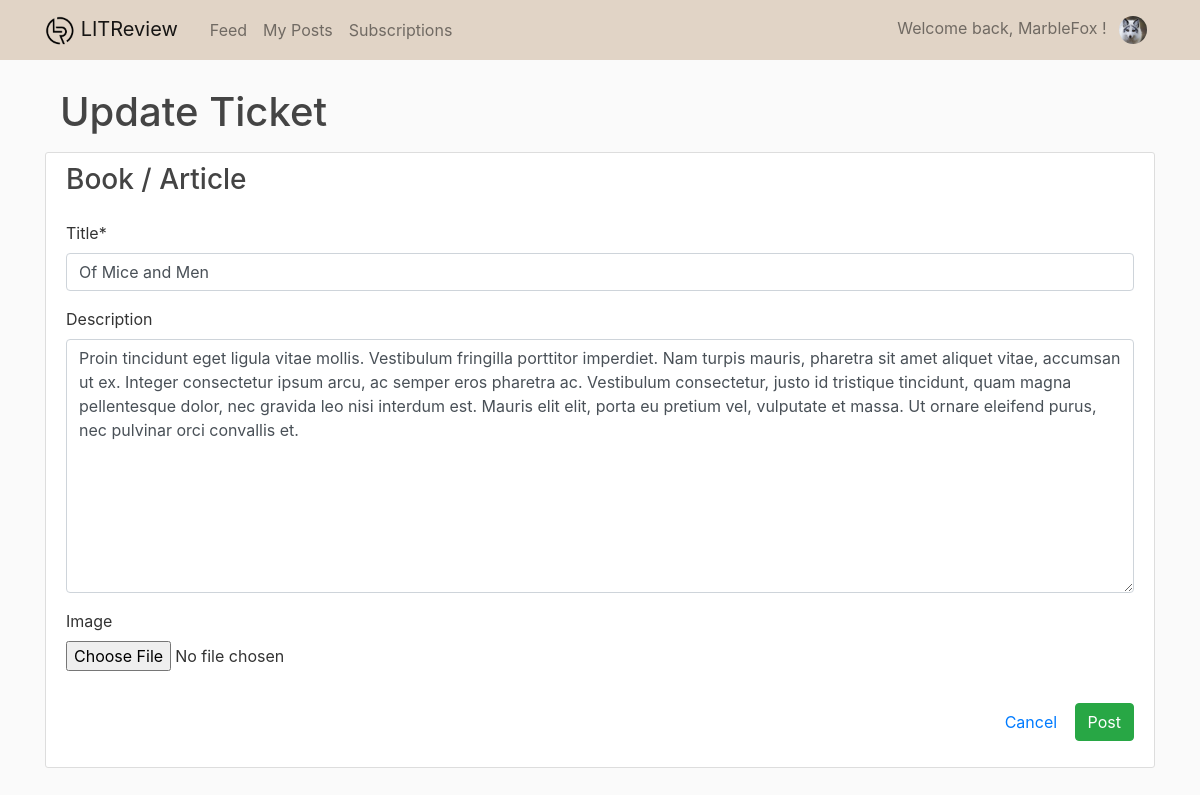
Page /ticket/19/update/ (signed in) on the committed database.
### users/models.py (models this page shows, shortened)
class Profile(models.Model):
    user = models.OneToOneField(User, on_delete=models.CASCADE)
    image = models.ImageField(default='default.jpg', upload_to='profile_pics')

### reviews/models.py (models this page shows, shortened)
class Ticket(models.Model):
    title = models.CharField(max_length=128)
    description = models.TextField(max_length=2048, blank=True)
    user = models.ForeignKey(
        to=settings.AUTH_USER_MODEL, on_delete=models.CASCADE)
    time_created = models.DateTimeField(default=timezone.now)
    image = models.ImageField(blank=True, null=True, upload_to='reviews_img')
    if image is True:
        def save(self, *args, **kwargs):
            super().save()
            img = ImageOps.contain(
                Image.open(self.image.path),
                (200, 200),
                method=3
            )
            img.save(self.image.path)

### reviews/views.py (the view)
# urls.py: path('ticket/<int:pk>/update/', views.ticket_update, name='ticket-update'),
@login_required
def ticket_update(request, pk):
    ticket = get_object_or_404(Ticket, id=pk)
    if ticket.user != request.user:
        raise PermissionDenied()
    if request.method == 'POST':
        form = NewTicketForm(request.POST, request.FILES, instance=ticket)
        if form.is_valid():
            form.save()
            messages.success(request, 'Your ticket has been updated!')
            return redirect('reviews-feed')
    else:
        form = NewTicketForm(instance=ticket)
    context = {
        'form': form,
        'title': 'Update Ticket'
    }
    return render(request, 'reviews/ticket_form.html', context)

### reviews/forms.py
class NewTicketForm(forms.ModelForm):
    title = forms.CharField(
        label="Title",
        max_length=128,
        widget=forms.TextInput()
    )
    description = forms.CharField(
        label="Description",
        max_length=2048,
        widget=forms.Textarea(),
        required=False
    )
    image = forms.ImageField(
        label="Image",
        required=False
    )
    class Meta:
        model = Ticket
        fields = ['title', 'description', 'image']

### reviews/templates/reviews/ticket_form.html (shortened to what this page needs)
{% extends "reviews/_base.html" %}
{% load crispy_forms_tags %}
{% block content %}
<div class="container">
  <div class="row mb-2">
    <h1 class="col-8 py-2 mb-0">{{ title }}</h1>
  </div>
</div>
<div class="content-section">
  <form method="POST" enctype='multipart/form-data'>
    <fieldset class="form-group">
      <h3 class="mb-4">Book / Article</h3>
      {{ form|crispy }}
      <div class="float-right mt-3">
        <a class="btn btn-link" href="{% url 'reviews-feed' %}">Cancel</a>
        <button class="btn btn-success" type="submit">Post</button>
      </div>
    </fieldset>
  </form>
</div>
{% endblock content %}

### reviews/templates/reviews/_base.html (shortened to what this page needs)
<!DOCTYPE html>
{% load static %}
<html lang="en">
<head>
  <link rel="stylesheet" href="https://cdn.jsdelivr.net/npm/bootstrap@4.6.1/dist/css/bootstrap.min.css"
>
  <link rel="stylesheet" href="https://cdn.jsdelivr.net/npm/bootstrap-icons@1.7.2/font/bootstrap-icons.css">
  <link rel="stylesheet" type="text/css" href="{% static 'reviews/css/main.css' %}">
</head>
<body>
  <header class="site-header">
    <nav class="navbar navbar-expand-md navbar-light bg-navbar fixed-top">
      <div class="container">
        <a class="navbar-brand mr-4" href="{% url 'reviews-feed' %}">
          <img src="{% static 'reviews/img/logo_w.png' %}" width="30" height="30" alt="LITReview logo">
          LITReview
        </a>
        <div class="collapse navbar-collapse" id="navbarToggle">
          <div class="navbar-nav mr-auto">
            {% if user.is_authenticated %}
              <a class="nav-item nav-link" href="{% url 'reviews-feed' %}">Feed</a>
              <a class="nav-item nav-link" href="{% url 'my-posts' %}">My Posts</a>
              <a class="nav-item nav-link" href="{% url 'subscriptions' %}">Subscriptions</a>
            {% endif %}
          </div>
          <div class="navbar-nav">
            {% if user.is_authenticated %}
              <div class="nav-item dropdown">
                <a class="nav-item nav-link" href="#" id="navbarDropdown" role="button" data-toggle="dropdown">
                  Welcome back, {{ user.username }} !
                  <img class="rounded-circle ml-2" width="28" height="28" src="{{ user.profile.image.url }}"
                  alt="{{ user.username }} profile picture">
                </a>
              </div>
            {% else %}
              <a class="nav-item nav-link" href="{% url 'login' %}">Login</a>
              <a class="nav-item nav-link" href="{% url 'register' %}">Register</a>
            {% endif %}
          </div>
        </div>
      </div>
    </nav>
  </header>
  <main role="main" class="container">
    <div class="row">
      <div class="col-lg">
        {% block content %}{% endblock %}
      </div>
    </div>
  </main>
</body>
</html>

### reviews/static/reviews/css/main.css (style rules this page uses)
body { background: #fafafa; color: #333333; margin-top: 5rem; }
h1, h2, h3, h4, h5, h6 { color: #444444; }
.site-header { color: #ffffff; }
.bg-navbar { background-color: #e1d4c6; }
.content-section { background: #ffffff; padding: 10px 20px; border: 1px solid #dddddd; border-radius: 3px; margin-bottom: 20px; }

### rows in the picture
Ticket: title "Of Mice and Men", description "Proin tincidunt eget ligula vitae mollis. Vestibulum fringilla porttitor imperdiet. Nam turpis mauris, pharetra sit amet aliquet vitae, accumsan ut ex. Integer consectetur ipsum arcu, ac semper eros pharetra ac. Vestibulum consectetur, justo id tristique tincidunt, quam magna pellentesque dolor, nec gravida leo nisi interdum est. Mauris elit elit, porta eu pretium vel, vulputate et massa. Ut ornare eleifend purus, nec pulvinar orci convallis et."

### other values in the picture
{{ user.username }} "MarbleFox"
{{ title }} "Update Ticket"
